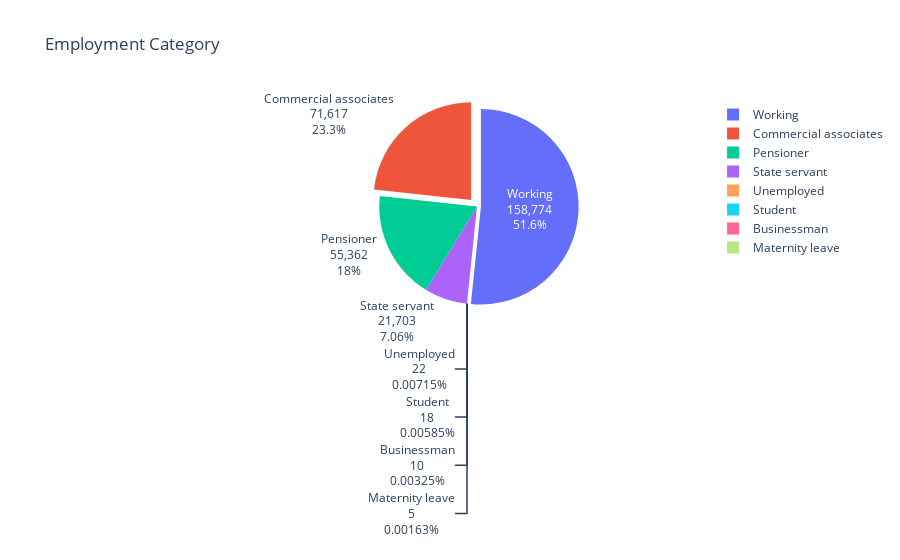
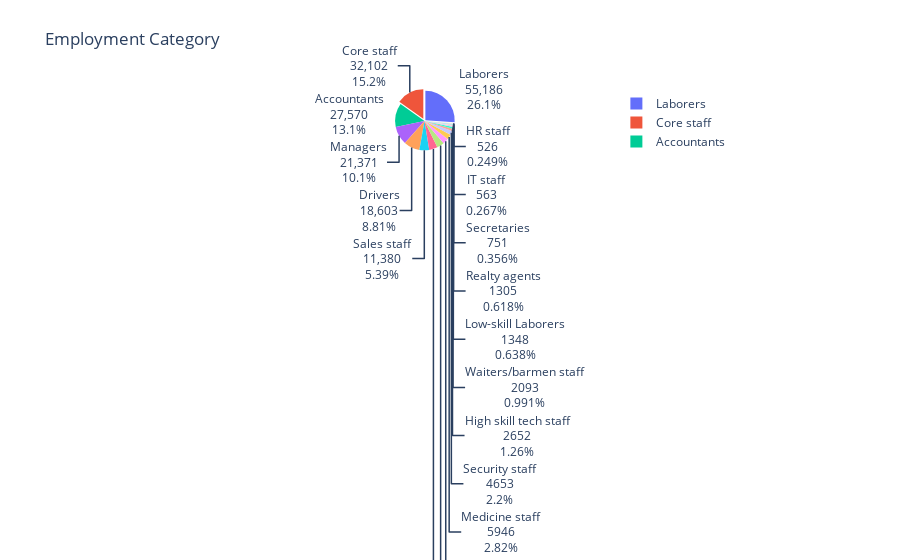

Notebook source saved alongside these figures, in order:
### Code cell
import pandas as pd
import plotly.express as px
import plotly.graph_objects as go
from plotly.subplots import make_subplots
from datetime import datetime
import plotly.offline as py

df=pd.read_csv("application_train.csv", nrows=None)

target_distribution = df.NAME_INCOME_TYPE.value_counts()
labels = ['Working', 'Commercial associates', 'Pensioner', 'State servant', 'Unemployed', 'Student', 'Businessman', 'Maternity leave']


fig = go.Figure(data = [go.Pie(values = target_distribution, labels = labels, textinfo = 'label+percent+value' , pull = [0.04,0.09])], 
         layout = go.Layout(title = 'Employment Category '))

fig.show()
df=pd.read_csv("application_train.csv", nrows=None)

loan_type=df.NAME_CONTRACT_TYPE.value_counts()
labels=['Cash loans', 'Revolving loans']
fig = go.Figure(data = [go.Pie(values = loan_type, labels = labels, textinfo = 'label+percent+value' , pull = [0.04,0.09])], 
         layout = go.Layout(title = 'Loan Type'))
fig.show()

Edu_qu = df.NAME_EDUCATION_TYPE.value_counts()


labels=['Secondary / secondary special','Higher education','Incomplete higher','Lower secondary','Academic degree']
fig = go.Figure(data = [go.Histogram(values = Edu_qu, name=labels,opacity=0.4)], 
         layout = go.Layout(title = 'Education Qualification'))

    
fig.show()

### Figure 1 — Plotly figure (JSON) as saved in the notebook; plotly's stock layout.template omitted (floating-point values rounded to 4 significant figures)
{"data": [{"labels": ["Working", "Commercial associates", "Pensioner", "State servant", "Unemployed", "Student", "Businessman", "Maternity leave"], "pull": [0.04, 0.09], "textinfo": "label+percent+value", "type": "pie", "values": [158774, 71617, 55362, 21703, 22, 18, 10, 5]}], "layout": {"title": {"text": "Employment Category "}}}

### Figure 2 — Plotly figure (JSON) as saved in the notebook; plotly's stock layout.template omitted (floating-point values rounded to 4 significant figures)
{"data": [{"labels": ["Laborers", "Core staff", "Accountants", "Managers", "Drivers", "Sales staff", "Cleaning staff", "Cooking staff", "Private service staff", "Medicine staff", "Security staff", "High skill tech staff", "Waiters/barmen staff", "Low-skill Laborers", "Realty agents", "Secretaries", "IT staff", "HR staff"], "pull": [0.04, 0.09], "textinfo": "label+percent+value", "type": "pie", "values": [55186, 32102, 27570, 21371, 18603, 11380, 9813, 8537, 6721, 5946, 4653, 2652, 2093, 1348, 1305, 751, 563, 526]}], "layout": {"title": {"text": "Employment Category "}}}
